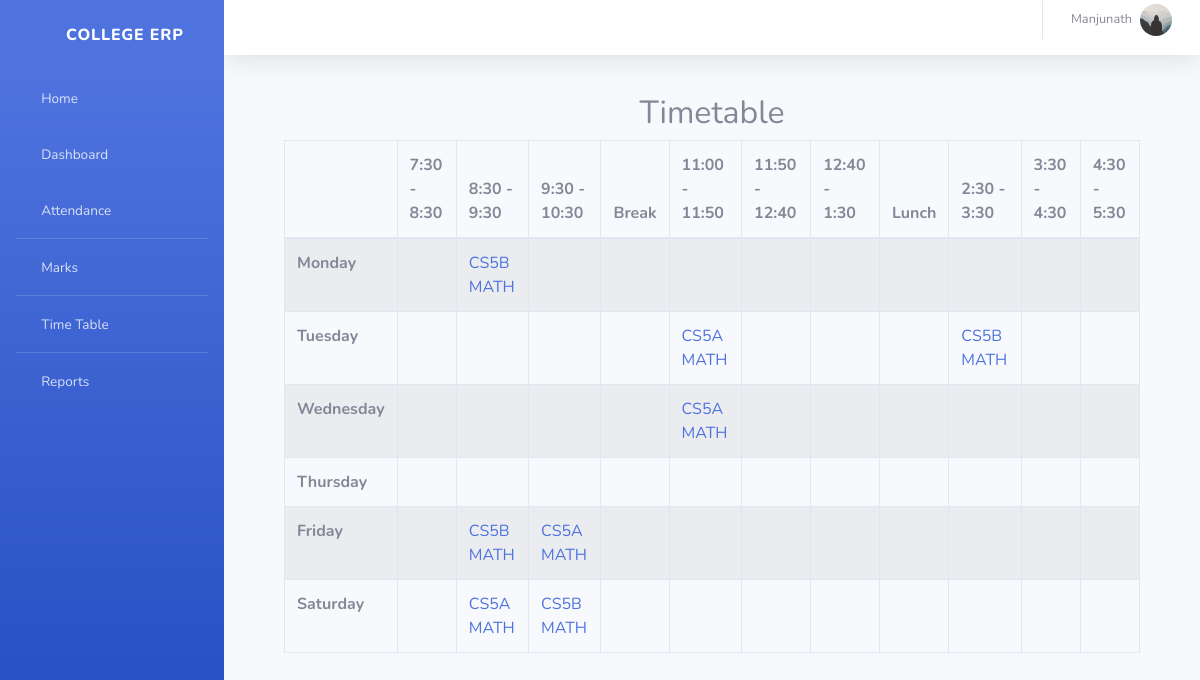
Screenshot of /info/teacher/MA01/t_timetable/ (signed in) with the database file from the repository.
### info/models.py (models this page shows, shortened)
class User(AbstractUser):
    @property
    def is_student(self):
        if hasattr(self, 'student'):
            return True
        return False
    @property
    def is_teacher(self):
        if hasattr(self, 'teacher'):
            return True
        return False

class Teacher(models.Model):
    user = models.OneToOneField(User, on_delete=models.CASCADE, null=True)
    id = models.CharField(primary_key=True, max_length=100)
    dept = models.ForeignKey(Dept, on_delete=models.CASCADE, default=1)
    name = models.CharField(max_length=100)
    Gender = models.CharField(max_length=50, choices=Gender_choice, default='Male')
    DOB = models.DateField(default='1980-01-01')
    address = models.CharField(max_length=200, default='-'),
    phone = models.IntegerField(),
    nationality = models.CharField(max_length=20),
    image = models.ImageField(default='default.jpg', upload_to='profile_pics')

class AssignTime(models.Model):
    assign = models.ForeignKey(Assign, on_delete=models.CASCADE)
    period = models.CharField(max_length=50, choices=time_slots, default='11:00 - 11:50')
    day = models.CharField(max_length=15, choices=DAYS_OF_WEEK)

class Assign(models.Model):
    class_id = models.ForeignKey(Class, on_delete=models.CASCADE)
    course = models.ForeignKey(Course, on_delete=models.CASCADE)
    teacher = models.ForeignKey(Teacher, on_delete=models.CASCADE)
    class Meta:
        unique_together = (('course', 'class_id', 'teacher'),)

class Course(models.Model):
    dept = models.ForeignKey(Dept, on_delete=models.CASCADE)
    id = models.CharField(primary_key='True', max_length=50)
    name = models.CharField(max_length=50)
    shortname = models.CharField(max_length=50, default='X')
    semester = models.CharField(max_length=100, choices=semester, default='-')

### info/views.py (the view)
# urls.py: path('teacher/<slug:teacher_id>/t_timetable/', views.t_timetable, name='t_timetable'),
@login_required()
def t_timetable(request, teacher_id):
    asst = AssignTime.objects.filter(assign__teacher_id=teacher_id)
    class_matrix = [[True for i in range(12)] for j in range(6)]
    for i, d in enumerate(DAYS_OF_WEEK):
        t = 0
        for j in range(12):
            if j == 0:
                class_matrix[i][0] = d[0]
                continue
            if j == 4 or j == 8:
                continue
            try:
                a = asst.get(period=time_slots[t][0], day=d[0])
                class_matrix[i][j] = a
            except AssignTime.DoesNotExist:
                pass
            t += 1
    context = {
        'class_matrix': class_matrix,
    }
    return render(request, 'info/t_timetable.html', context)

### info/templates/info/t_timetable.html
{% extends 'info/base.html' %}
    {% block content %}
    <div class="container">
        <div class="container">
            <div class="row">
                <div class="col-md-12">
                    <h2 class="text-center">
                        Timetable
                    </h2>
                </div>
                <div id="no-more-tables">
                     <div class="table-responsive">
                        <table class="col-sm-12 table table-bordered table-striped table- cf " id="dataTable" width="100%" cellspacing="0">
                            <thead class="cf">
                                <tr>
                                    <th>      </th>
                                    <th>7:30 - 8:30</th>
                                    <th>8:30 - 9:30</th>
                                    <th>9:30 - 10:30</th>
                                    <th>Break</th>
                                    <th>11:00 - 11:50</th>
                                    <th>11:50 - 12:40</th>
                                    <th>12:40 - 1:30</th>
                                    <th>Lunch</th>
                                    <th>2:30 - 3:30</th>
                                    <th>3:30 - 4:30</th>
                                    <th>4:30 - 5:30</th>
                                </tr>
                            </thead>
                            <tbody>
                                {% for i in class_matrix %}
                                <tr>
                                    {% for j in i %}
                                        {% if forloop.counter == 1 %}
                                            <td><b>{{ j }}</b></td>
                                        {% elif j == True %}
                                            <td></td>
                                        {% else %}
                                            <td><a href="{% url 'free_teachers' j.id %}"
                                                    onclick="window.open('{% url 'free_teachers' j.id %}',
                                                                         'newwindow',
                                                                         'width=600,height=400');
                                                              return false;">{{ j.assign.class_id_id }} {{ j.assign.course.shortname }}</a>
                                            </td>
                                        {% endif %}
                                    {% endfor %}
                                </tr>
                                {% endfor %}
                            </tbody>
                        </table>
                     </div>
                </div>
            </div>
        </div>
    </div>
    {% endblock %}

### info/templates/info/base.html (shortened to what this page needs)
<!DOCTYPE html>
<html lang="en">
  <head>
      {% load static %}
   <link href="{% static '/info/dashboard/vendor/fontawesome-free/css/all.min.css' %}" rel="stylesheet" type="text/css">
   <link href="{% static '/info/dashboard/css/sb-admin-2.min.css' %}" rel="stylesheet">
    <link href="{% static '/info/dashboard/vendor/datatables/dataTables.bootstrap4.css' %}" rel="stylesheet">
  </head>
  <body id="page-top">
    <div id="wrapper">
  <ul class="navbar-nav bg-gradient-primary sidebar sidebar-dark accordion" id="accordionSidebar">
      <a class="sidebar-brand d-flex align-items-center justify-content-center" href="{% url 'index' %}">
        <div class="sidebar-brand-icon rotate-n-15">
          <i class="fas fa-laugh-wink"></i>
        </div>
        <div class="sidebar-brand-text mx-3">College ERP</div>
      </a>
      <li class="nav-item">
        <a class="nav-link" href="{% url 'index' %}">
          <i class="fas fa-fw fa-tachometer-alt"></i>
          <span>Home</span></a>
      </li>
       {% if request.user.is_student %}
<hr class="sidebar-divider my-0">
      <li class="nav-item">
        <a class="nav-link" href="{% url 'dashboard'  request.user.student.USN request.user.student.class_id_id %}">
          <i class="fas fa-fw fa-tachometer-alt"></i>
          <span>Dashboard</span></a>
      </li>
      <li class="nav-item">
        <a class="nav-link" href="{% url 'attendance' request.user.student.USN %}">
          <i class="fas fa-fw fa-tachometer-alt"></i>
          <span>Attendance</span></a>
      </li>
      <hr class="sidebar-divider my-0">
      <li class="nav-item">
        <a class="nav-link" href="{% url 'attendance' request.user.student.USN %}">
          <i class="fas fa-fw fa-tachometer-alt"></i>
          <span>Attendance By Subject</span></a>
      </li>
       <hr class="sidebar-divider my-0">
      <li class="nav-item">
        <a class="nav-link" href="{% url 'marks_list' request.user.student.USN %}">
          <i class="fas fa-fw fa-tachometer-alt"></i>
          <span>Marks</span></a>
      </li>
      <hr class="sidebar-divider my-0">
      <li class="nav-item">
        <a class="nav-link" href="{% url 'timetable' request.user.student.class_id_id %}">
          <i class="fas fa-fw fa-tachometer-alt"></i>
          <span>Time Table</span></a>
      </li>
      {% elif request.user.is_teacher %}
      <li class="nav-item">
        <a class="nav-link" href="{% url 'dashboard'%}">
          <i class="fas fa-fw fa-tachometer-alt"></i>
          <span>Dashboard</span></a>
      </li>
       <li class="nav-item">
        <a class="nav-link" href="{% url 't_clas' request.user.teacher.id 1 %}">
          <i class="fas fa-fw fa-tachometer-alt"></i>
          <span>Attendance</span></a>
      </li>
      <hr class="sidebar-divider my-0">
      <li class="nav-item">
        <a class="nav-link" href="{% url 't_clas' request.user.teacher.id 2 %}">
          <i class="fas fa-fw fa-tachometer-alt"></i>
          <span>Marks</span></a>
      </li>
      <hr class="sidebar-divider my-0">
      <li class="nav-item">
        <a class="nav-link" href="{% url 't_timetable' request.user.teacher.id %}">
          <i class="fas fa-fw fa-tachometer-alt"></i>
          <span>Time Table</span></a>
      </li>
       <hr class="sidebar-divider my-0">
      <li class="nav-item">
        <a class="nav-link" href="{% url 't_clas' request.user.teacher.id 3 %}">
          <i class="fas fa-fw fa-tachometer-alt"></i>
          <span>Reports</span></a>
      </li>
      {% endif %}
    </ul>
<div id="content-wrapper">
<div id="content">
          <nav class="navbar navbar-expand navbar-light bg-white topbar mb-4  shadow" style="bottom:15px;">
          <ul class="navbar-nav ml-auto">
            <li class="nav-item dropdown no-arrow">
              <a class="nav-link dropdown-toggle" href="#" id="userDropdown" role="button" data-toggle="dropdown" aria-haspopup="true" aria-expanded="false">
                 {% if request.user.is_student %}
                  <span class="mr-2 d-none d-lg-inline text-gray-600 small">{{ request.user.student.name }}</span>
                   <img class="img-profile rounded-circle" src="{{ user.student.image.url }}">
                  <div class="dropdown-menu dropdown-menu-right shadow animated--grow-in" aria-labelledby="userDropdown">
                  <a class="dropdown-item" href="{% url 'profile' %}">
                  <i class="fas fa-user fa-sm fa-fw mr-2 text-gray-400"></i>
                  Profile
                </a>
                <a class="dropdown-item" href="#">
                  <i class="fas fa-cogs fa-sm fa-fw mr-2 text-gray-400"></i>
                  Settings
                </a>
                <a class="dropdown-item" href="#">
                  <i class="fas fa-list fa-sm fa-fw mr-2 text-gray-400"></i>
                  Activity Log
                </a>
                <div class="dropdown-divider"></div>
                <a class="dropdown-item" href="#" data-toggle="modal" data-target="#logoutModal">
                  <i class="fas fa-sign-out-alt fa-sm fa-fw mr-2 text-gray-400"></i>
                  Logout
                </a>
              </div>
                  {% elif request.user.is_teacher %}
                  <span class="mr-2 d-none d-lg-inline text-gray-600 small">{{ request.user.teacher.name }}</span>
                <img class="img-profile rounded-circle" src="{{ user.teacher.image.url }}">
              </a>
                 {% endif %}
            </li>
          </ul>
        </nav>
        <div class="container-fluid">
            {% block content %}
            {% endblock %}
        </div>
    </div>
    </div>
  </body>
</html>

### rows the page displays
User: user.teacher.name "Manjunath", teacher.image (placeholder picture)
AssignTime: i "Monday", assign.class_id_id "CS5B", assign.course.shortname "MATH"
AssignTime: i "Tuesday", assign.class_id_id "CS5A", assign.course.shortname "MATH"
AssignTime: assign.class_id_id "CS5B", assign.course.shortname "MATH"
AssignTime: i "Wednesday", assign.class_id_id "CS5A", assign.course.shortname "MATH"
AssignTime: i "Friday", assign.class_id_id "CS5B", assign.course.shortname "MATH"
AssignTime: assign.class_id_id "CS5A", assign.course.shortname "MATH"
AssignTime: i "Saturday", assign.class_id_id "CS5A", assign.course.shortname "MATH"
AssignTime: assign.class_id_id "CS5B", assign.course.shortname "MATH"

### other values shown
{{ j }} "Thursday"
